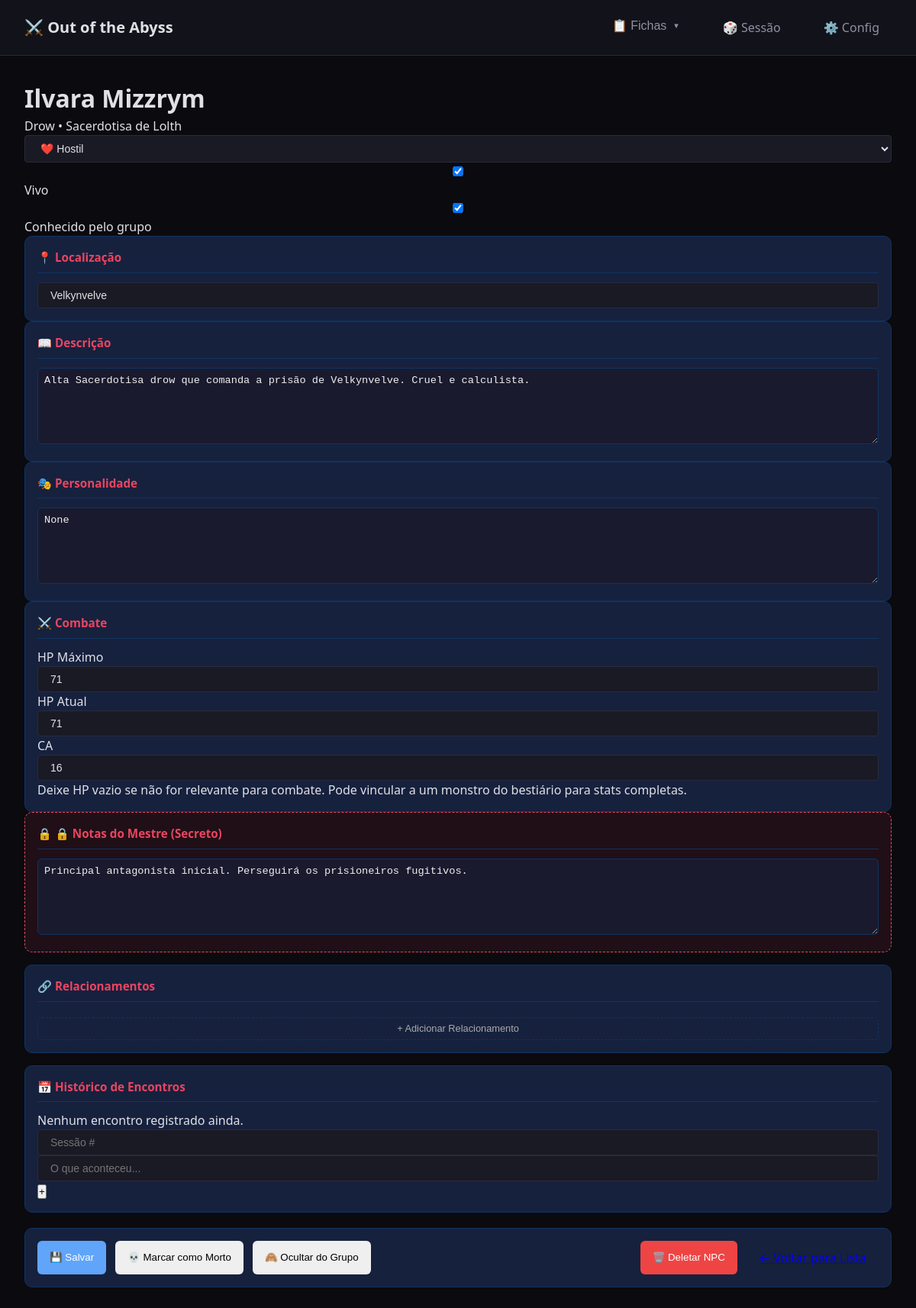
The page /fichas/npc/1 on the database as committed earlier.
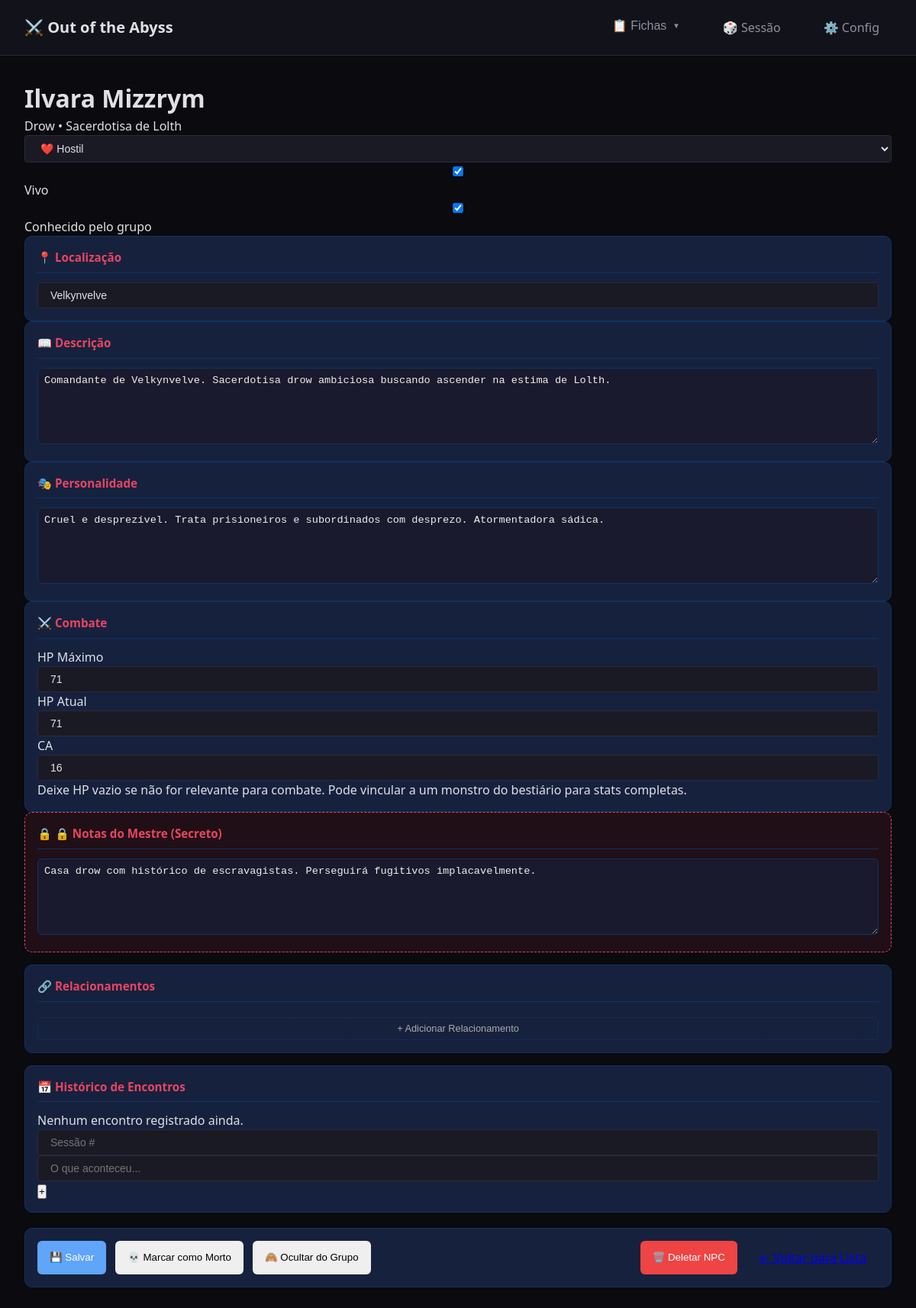
The same page on the database as committed later.
### tables this page shows
CREATE TABLE npcs (
                id INTEGER PRIMARY KEY AUTOINCREMENT,
                nome TEXT NOT NULL,
                titulo TEXT,
                raca TEXT,
                classe TEXT,
                ocupacao TEXT,
                localizacao TEXT,
                descricao TEXT,
                personalidade TEXT,
                
                -- Combate
                hp_maximo INTEGER,
                hp_atual INTEGER,
                ca INTEGER DEFAULT 10,
                monstro_id INTEGER,
                
                -- Relacionamentos (alinhamento com o grupo)
                alinhamento TEXT DEFAULT 'neutro',  -- amigável, indiferente, hostil
                aliado INTEGER DEFAULT 0,
                hostil INTEGER DEFAULT 0,
                neutro INTEGER DEFAULT 1,
                
                -- Status
                vivo INTEGER DEFAULT 1,
                conhecido INTEGER DEFAULT 0,
                
                imagem TEXT,
                notas TEXT,
                
                criado_em TEXT DEFAULT CURRENT_TIMESTAMP,
                atualizado_em TEXT DEFAULT CURRENT_TIMESTAMP, observacoes TEXT, atributos TEXT, segredo TEXT, acoes TEXT,
                
                FOREIGN KEY (monstro_id) REFERENCES monstros(id)
            );

### app/routes/fichas.py (the view)
@fichas_bp.route('/npc/<int:id>')
def ver_npc(id):
    npc = NPCRepository.get_by_id(id)
    if not npc:
        return render_template('erro.html', mensagem='NPC não encontrado'), 404
    return render_template('fichas/npc.html', npc=npc)

### app/modulos/database.py (called while the page is built)
@contextmanager
def get_connection():
    conn = sqlite3.connect(DB_PATH)
    conn.row_factory = sqlite3.Row  # Retorna dicts ao invés de tuples
    conn.execute("PRAGMA foreign_keys = ON")  # Habilita foreign keys
    conn.execute("PRAGMA journal_mode = WAL")  # Write-Ahead Logging (mais rápido)
    conn.execute("PRAGMA synchronous = NORMAL")  # Balance entre segurança e velocidade
    try:
        yield conn
        conn.commit()
    except Exception as e:
        conn.rollback()
        raise e
    finally:
        conn.close()

def dict_from_row(row) -> Optional[Dict]:
    if row is None:
        return None
    return dict(row)

def json_loads_safe(data: str, default=None):
    if data is None:
        return default
    try:
        return json.loads(data)
    except:
        return default

    @classmethod
    def get_by_id(cls, id: int) -> Optional[Dict]:
        with get_connection() as conn:
            cursor = conn.execute(f"SELECT * FROM {cls.table_name} WHERE id = ?", (id,))
            row = cursor.fetchone()
            return dict_from_row(row)

### app/modulos/repositories.py (called while the page is built)
    @classmethod
    def _parse_json_fields(cls, data: Dict) -> None:
        json_fields = ['atributos', 'acoes']
        for field in json_fields:
            if field in data and data[field]:
                data[field] = json_loads_safe(data[field], default=[])

    @classmethod
    def get_by_id(cls, id: int) -> Optional[Dict]:
        data = super().get_by_id(id)
        if data:
            cls._parse_json_fields(data)
        return data

### templates/fichas/npc.html (shortened to what this page needs)
{% extends "base.html" %}
{% block extra_css %}
<link rel="stylesheet" href="{{ url_for('static', filename='css/fichas.css') }}">
{% endblock %}
{% block content %}
<div class="ficha-npc-container">
    <header class="ficha-npc-header">
        <div class="npc-info-principal">
            <h1 class="npc-nome" data-campo="nome" contenteditable="true">{{ npc.nome if npc else 'Nome do NPC' }}</h1>
            <p class="npc-subtitulo">
                <span data-campo="raca" contenteditable="true">{{ npc.raca if npc else 'Raça' }}</span>
                {% if npc and npc.classe %} • <span data-campo="classe" contenteditable="true">{{ npc.classe }}</span>{% endif %}
            </p>
        </div>
        <div class="npc-status-container">
            <select class="status-select" data-campo="alinhamento">
                <option value="hostil" {{ 'selected' if npc and npc.alinhamento == 'hostil' else '' }}>❤️ Hostil</option>
            </select>
            <label class="checkbox-vivo">
                <input type="checkbox" data-campo="vivo" {{ 'checked' if not npc or npc.vivo else '' }}>
                Vivo
            </label>
            <label class="checkbox-conhecido">
                <input type="checkbox" data-campo="conhecido" {{ 'checked' if npc and npc.conhecido else '' }}>
                Conhecido pelo grupo
            </label>
        </div>
    </header>
    <div class="ficha-npc-body">
        <div class="coluna-esquerda">
            <div class="bloco localizacao">
                <h3>📍 Localização</h3>
                <input type="text" class="input-full" data-campo="localizacao" value="{{ npc.localizacao if npc else '' }}" placeholder="Onde este NPC está atualmente?">
            </div>
            <div class="bloco descricao">
                <h3>📖 Descrição</h3>
                <textarea class="texto-area" data-campo="descricao" placeholder="Aparência, comportamento, primeira impressão...">{{ npc.descricao if npc else '' }}</textarea>
            </div>
            <div class="bloco personalidade-npc">
                <h3>🎭 Personalidade</h3>
                <textarea class="texto-area" data-campo="personalidade" placeholder="Como o NPC age, fala, o que motiva ele...">{{ npc.personalidade if npc else '' }}</textarea>
            </div>
            <div class="bloco stats-combate">
                <h3>⚔️ Combate</h3>
                <div class="stats-grid">
                    <div class="stat-item">
                        <label>HP Máximo</label>
                        <input type="number" data-campo="hp_maximo" value="{{ npc.hp_maximo if npc and npc.hp_maximo else '' }}" placeholder="—">
                    </div>
                    <div class="stat-item">
                        <label>HP Atual</label>
                        <input type="number" data-campo="hp_atual" value="{{ npc.hp_atual if npc and npc.hp_atual else '' }}" placeholder="—">
                    </div>
                    <div class="stat-item">
                        <label>CA</label>
                        <input type="number" data-campo="ca" value="{{ npc.ca if npc and npc.ca else 10 }}" placeholder="10">
                    </div>
                </div>
                <p class="stat-hint">Deixe HP vazio se não for relevante para combate. Pode vincular a um monstro do bestiário para stats completas.</p>
            </div>
        </div>
        <div class="coluna-direita">
            <div class="bloco notas-mestre">
                <h3>🔒 Notas do Mestre (Secreto)</h3>
                <textarea class="texto-area texto-secreto" data-campo="notas" placeholder="Segredos, planos futuros, conexões que os jogadores não sabem...">{{ npc.notas if npc else '' }}</textarea>
            </div>
            <div class="bloco relacionamentos">
                <h3>🔗 Relacionamentos</h3>
                <button class="btn-adicionar" onclick="adicionarRelacionamento()">+ Adicionar Relacionamento</button>
            </div>
            <div class="bloco historico">
                <h3>📅 Histórico de Encontros</h3>
                <div class="historico-lista" id="lista-historico">
                    {% if npc and npc.historico %}
                    {% for evento in npc.historico %}
                    <div class="historico-item">
                        <span class="historico-sessao">Sessão {{ evento.sessao }}</span>
                        <span class="historico-texto">{{ evento.descricao }}</span>
                    </div>
                    {% endfor %}
                    {% else %}
                    <p class="lista-vazia-pequena">Nenhum encontro registrado ainda.</p>
                    {% endif %}
                </div>
                <div class="adicionar-historico">
                    <input type="number" id="nova-sessao" placeholder="Sessão #" min="1">
                    <input type="text" id="novo-evento" placeholder="O que aconteceu...">
                    <button class="btn-adicionar-pequeno" onclick="adicionarEvento()">+</button>
                </div>
            </div>
        </div>
    </div>
    <div class="acoes-rapidas">
        {% if npc and npc.id %}
        <button class="btn-acao btn-salvar" onclick="salvarNPC()">💾 Salvar</button>
        <button class="btn-acao btn-matar" onclick="toggleVivo()">{{ '💀 Marcar como Morto' if npc.vivo else '✨ Ressuscitar' }}</button>
        <button class="btn-acao btn-revelar" onclick="toggleConhecido()">{{ '👁️ Revelar ao Grupo' if not npc.conhecido else '🙈 Ocultar do Grupo' }}</button>
        <button class="btn-acao btn-danger" onclick="deletarNPC()" style="margin-left: auto;">🗑️ Deletar NPC</button>
        {% else %}
        <button class="btn-acao btn-criar" onclick="criarNPC()">✅ Criar NPC</button>
        {% endif %}
        <a href="{{ url_for('fichas.lista_npcs') }}" class="btn-acao btn-voltar">← Voltar para Lista</a>
    </div>
</div>
{% endblock %}

### templates/base.html (shortened to what this page needs)
<!DOCTYPE html>
<html lang="pt-BR">
<head>
    <link rel="stylesheet" href="{{ url_for('static', filename='css/base.css') }}">
    <link rel="stylesheet" href="{{ url_for('static', filename='css/widgets.css') }}">
    <link rel="stylesheet" href="{{ url_for('static', filename='css/fichas.css') }}">
    {% block extra_css %}{% endblock %}
</head>
<body class="tema-abyss">
    <nav class="navbar">
        <div class="navbar-brand">
            <a href="{{ url_for('main.index') }}">⚔️ Out of the Abyss</a>
        </div>
        <div class="navbar-menu">
            <div class="nav-dropdown">
                <button class="nav-link nav-dropdown-toggle">
                    📋 Fichas <span class="dropdown-arrow">▼</span>
                </button>
            </div>
            <a href="{{ url_for('sessao.tela_sessao') }}" class="nav-link">🎲 Sessão</a>
            <a href="{{ url_for('main.configuracoes') }}" class="nav-link">⚙️ Config</a>
        </div>
    </nav>
    <main class="container">
        {% block content %}{% endblock %}
    </main>
</body>
</html>

### app/static/css/base.css (style rules this page uses)
:root { --bg-primary: #0a0a0f; --bg-secondary: #12121a; --bg-tertiary: #1a1a25; --bg-elevated: #22222f; --text-primary: #e0e0e5; --text-secondary: #9090a0; --text-muted: #606070; --accent-primary: #4a6fa5; --accent-secondary: #8b4a8b; --accent-danger: #a54a4a; --accent-success: #4a8b5a; --accent-warning: #8b7a4a; --border-color: #2a2a3a; --border-light: #3a3a4a; --shadow-sm: 0 2px 4px rgba(0, 0, 0, 0.3); --shadow-md: 0 4px 8px rgba(0, 0, 0, 0.4); --shadow-lg: 0 8px 16px rgba(0, 0, 0, 0.5); --spacing-xs: 0.25rem; --spacing-sm: 0.5rem; --spacing-md: 1rem; --spacing-lg: 1.5rem; --spacing-xl: 2rem; --radius-sm: 4px; --radius-md: 8px; --radius-lg: 12px; --transition-fast: 0.15s ease; --transition-normal: 0.25s ease; }
*, *::before, *::after { box-sizing: border-box; margin: 0; padding: 0; }
html { font-size: 16px; }
body { font-family: 'Segoe UI', system-ui, -apple-system, sans-serif; background-color: var(--bg-primary); color: var(--text-primary); line-height: 1.5; min-height: 100vh; }
.navbar { display: flex; justify-content: space-between; align-items: center; padding: var(--spacing-md) var(--spacing-xl); background-color: var(--bg-secondary); border-bottom: 1px solid var(--border-color); position: sticky; top: 0; z-index: 1000; }
.navbar-brand a { color: var(--text-primary); text-decoration: none; font-size: 1.25rem; font-weight: 600; }
.navbar-menu { display: flex; gap: var(--spacing-lg); }
.nav-link { color: var(--text-secondary); text-decoration: none; padding: var(--spacing-sm) var(--spacing-md); border-radius: var(--radius-sm); transition: var(--transition-fast); }
.container { max-width: 1400px; margin: 0 auto; padding: var(--spacing-xl); }
.btn-danger { background-color: var(--accent-danger); border-color: var(--accent-danger); }
input, select, textarea { background-color: var(--bg-tertiary); border: 1px solid var(--border-color); border-radius: var(--radius-sm); padding: var(--spacing-sm) var(--spacing-md); color: var(--text-primary); font-size: 0.875rem; width: 100%; }
.nav-dropdown { position: relative; }
.nav-dropdown-toggle { background: none; border: none; color: var(--text-secondary); padding: var(--spacing-sm) var(--spacing-md); border-radius: var(--radius-sm); cursor: pointer; font-size: inherit; display: flex; align-items: center; gap: 0.5rem; transition: var(--transition-fast); }
.dropdown-arrow { font-size: 0.6em; transition: transform 0.2s ease; }
.navbar-brand { display: flex; align-items: center; gap: var(--spacing-md); }

Rows that differ between the two databases and show on the page:
changed npcs "Ilvara Mizzrym": descricao "Alta Sacerdotisa drow que comanda a prisão de Velkynvelve. Cruel e calculista." → "Comandante de Velkynvelve. Sacerdotisa drow ambiciosa buscando ascender na estima de Lolth."; personalidade (not shown) → "Cruel e desprezível. Trata prisioneiros e subordinados com desprezo. Atormentadora sádica."; notas "Principal antagonista inicial. Perseguirá os prisioneiros fugitivos." → "Casa drow com histórico de escravagistas. Perseguirá fugitivos implacavelmente."
Other text that changed with them:
form field personalidade: "None" → (not shown)
